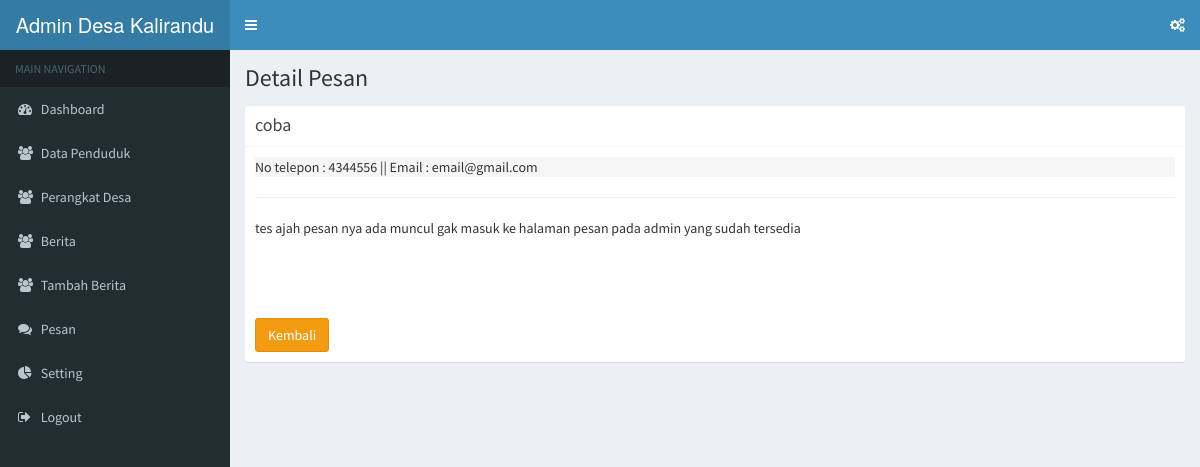
The app's page /admin/pesan/detailPesan/6 with its own data.
### tables this page shows
CREATE TABLE `message` (
  `id` int(11) NOT NULL,
  `nama` varchar(50) NOT NULL,
  `email` varchar(50) NOT NULL,
  `no_telepon` varchar(15) NOT NULL,
  `pesan` text NOT NULL
);

### application/controllers/admin/Pesan.php (called while the page is built, shortened)
<?php
class Pesan extends CI_Controller {
	public function detailPesan($id)
	{
		$data['title'] = 'Detail Pesan';
		$where = array('id' => $id);
		$data['pesan'] = $this->db->get_where('message', $where)->result();
		$this->load->view('template_admin/header', $data);
		$this->load->view('template_admin/sidebar');
		$this->load->view('template_admin/topbar');
		$this->load->view('admin/detailPesan', $data);
		$this->load->view('template_admin/footer');
	}
}

### index.php (called while the page is built, shortened)
<?php
require_once BASEPATH.'core/CodeIgniter.php';

### application/views/admin/detailPesan.php (the view)
<div class="content-wrapper">
  <section class="content-header">
    <h1>
      <?php echo $title; ?>
    </h1>
  </section>
  <section class="content">
    <?php foreach($pesan as $psn) : ?>
    <div class="row">
      <div class="col-md-12">
        <div class="box box-solid">
          <div class="box-header with-border">
            <h3 class="box-title"><?php echo $psn->nama; ?></h3>
          </div>
          <div class="box-body">
            <div class="progress">
              No telepon : <?php echo $psn->no_telepon; ?> || Email : <?php echo $psn->email; ?>
            </div>
            <hr>
            <div class="card">
              <?php echo $psn->pesan; ?>
            </div>
            <br><br><br><br>
            <a class="btn btn-warning" href="<?php echo base_url('admin/pesan'); ?>">Kembali</a>
          </div>
        </div>
      </div>
    </div>
  <?php endforeach; ?>
  </section>
</div>

### records on screen
message: nama "coba", no_telepon "4344556", email "email@gmail.com", pesan "tes ajah pesan nya ada muncul gak masuk ke halaman pesan pada admin yang sudah tersedia"

### other values on screen
$title "Detail Pesan"
